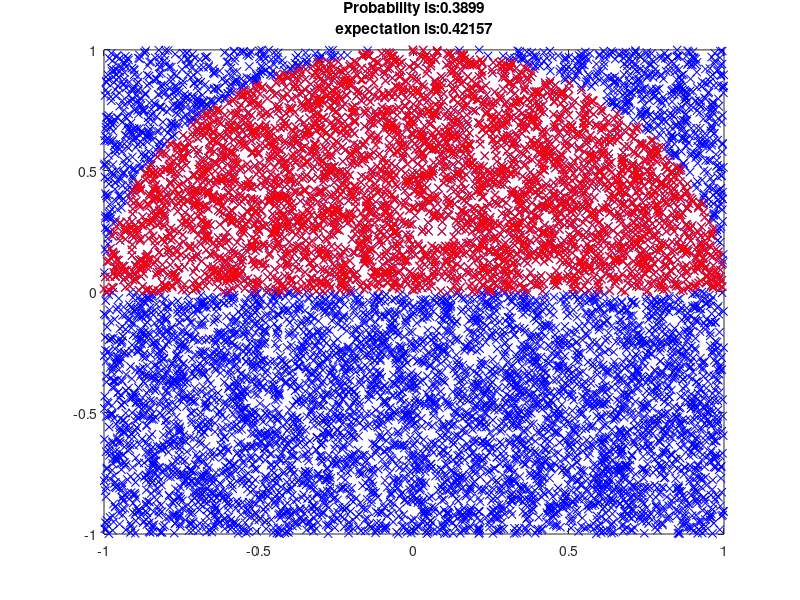

Recreate this plot in MATLAB.
clear all;
close all;

trials = 10000;

figure(1);

clf;

point = rand([2 trials])*2 - 1;

plot(point(1,:),point(2,:), 'xb');

xlim([-1 1]);
ylim([-1 1]);

hold on;

count = 0;
expectation = [];

for i=1:trials
    if((point(1,i)*point(1,i)+point(2,i)*point(2,i)) < 1 && point(2,i) > 0)
        
        plot(point(1,i),point(2,i), 'xr');
        
        count = count+1;
        
        expectation = [expectation point(2,i)];
        
    end
        
end

probability = count / trials;
mymean = mean(expectation);

title({strcat('Probability is:', num2str(probability));strcat('expectation is:', num2str(mymean))});